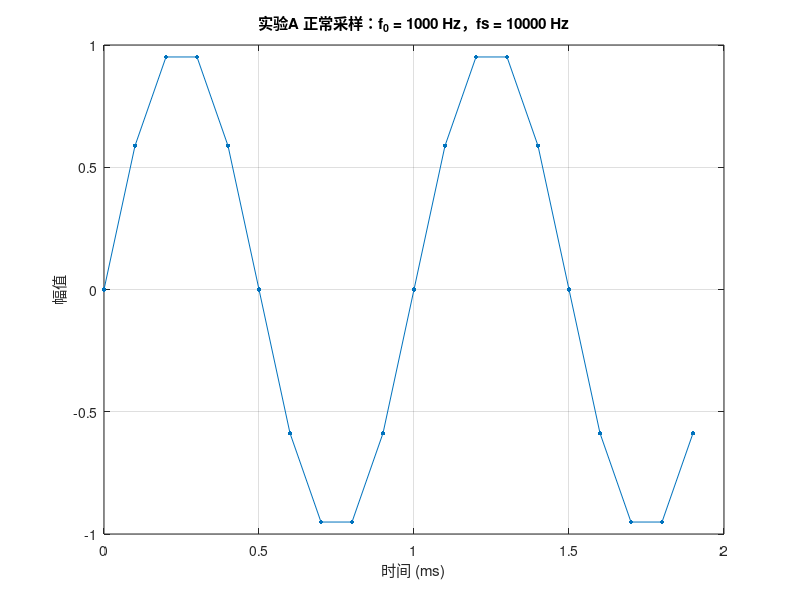

Reproduce this figure in MATLAB. (Note: this script raises an error after producing the figure.)
% clear; close all; clc;
% % 正常现象
% figure(1);
% f0 = 1000;          % 信号频率 (Hz)
% fs = 10000;         % 采样率 (Hz)
% T  = 2e-3;          % 观察时长 (s)
% 
% t = 0 : 1/fs : T-1/fs;   % ★ 时间轴必须这样构造
% x = sin(2*pi*f0*t);
% 
% plot(t*1e3, x, '.-');
% xlabel('时间 (ms)'); ylabel('幅值'); grid on;
% 
% %欠采样波形图
% figure(2);
% f0 = 1000;          % 信号频率 (Hz)
% fs = 1200;         % 采样率 (Hz)
% T  = 0.1;          % 观察时长 (s)
% 
% t = 0 : 1/fs : T-1/fs;   % ★ 时间轴必须这样构造
% x = sin(2*pi*f0*t);
% 
% plot(t*1e3, x, '.-');
% xlabel('时间 (ms)'); ylabel('幅值'); grid on;
% 
% %频谱图
% figure(3);
% N = 1024;
% X = fft(x, N) / N;          % 记得归一化，否则幅度随 N 变
% f = (0:N-1) * (fs/N);
% half = 1:N/2;
% plot(f(half), abs(X(half))); xlabel('频率 (Hz)'); ylabel('幅值');
% 
% %重合对比图
% figure(4);
% plot(t*1e3, x, 'o-', 'MarkerSize', 8); hold on;   % 欠采样得到的点
% plot(t*1e3,  sin(2*pi*200*t), 'x--');             % 真实 200 Hz —— 对不上
% plot(t*1e3, -sin(2*pi*200*t), 's:');              % 反相 200 Hz —— 会重合
% 
% %幻影频率 vs 采样率 锯齿曲线
% figure(5);
% fs_sweep = 200 : 5 : 10000;
% f_alias  = abs(f0 - round(f0 ./ fs_sweep) .* fs_sweep);
% plot(fs_sweep, f_alias);
% xlabel('采样率 fs (Hz)'); ylabel('混叠后看到的频率 (Hz)');


%% ===== 混叠演示 aliasing_demo.m =====
% 目的：演示采样定理、混叠现象、混叠的不可逆性
% 用法：直接运行；或只改下面"参数区"后重跑
% 作者 / 日期：<你的名字> / 2026.10

clear; close all; clc;

%% ---------- 参数区（只改这里）----------
f0       = 1000;      % 信号频率 (Hz)
fs_good  = 10000;     % 正常采样率 (Hz)，远高于奈奎斯特
fs_bad   = 1200;      % 欠采样率 (Hz)，低于奈奎斯特 2*f0 = 2000
T_short  = 2e-3;      % 短观察时长 (s)，用来看波形
T_long   = 0.1;       % 长观察时长 (s)，用来做频谱
N_fft    = 1024;      % FFT 点数
save_fig = false;     % 改成 true 就自动把图存成 png
% save_fig = true;     % 改成 true 就自动把图存成 png

%% ---------- 实验 A：正常采样 ----------
t_a = 0 : 1/fs_good : T_short - 1/fs_good;
x_a = sin(2*pi*f0*t_a);

figure(1);
plot(t_a*1e3, x_a, '.-', 'MarkerSize', 10);
xlabel('时间 (ms)'); ylabel('幅值');
title(sprintf('实验A 正常采样：f_0 = %d Hz，fs = %d Hz', f0, fs_good));
grid on;

%% ---------- 实验 B1：欠采样波形 ----------
t_b = 0 : 1/fs_bad : T_long - 1/fs_bad;
x_b = sin(2*pi*f0*t_b);

figure(2);
plot(t_b*1e3, x_b, '.-', 'MarkerSize', 10);
xlabel('时间 (ms)'); ylabel('幅值');
title(sprintf('实验B1 欠采样：f_0 = %d Hz，fs = %d Hz（奈奎斯特 = %d Hz）', f0, fs_bad, fs_bad/2));
   
grid on;

%% ---------- 实验 B2：频谱 ----------
X      = fft(x_b, N_fft) / length(x_b);
f_axis = (0:N_fft-1) * (fs_bad/N_fft);
half   = 1:N_fft/2;

figure(3);
plot(f_axis(half), abs(X(half)), 'LineWidth', 1.2);
xlabel('频率 (Hz)'); ylabel('幅值');
title(sprintf('实验B2 频谱：%d Hz 信号在 fs = %d Hz 下看起来是 %d Hz', f0, fs_bad, abs(f0-fs_bad)));
    
grid on; xlim([0 fs_bad/2]);

%% ---------- 实验 B3：混叠不可逆 ----------
f_alias = abs(f0 - fs_bad);        % 理论混叠频率

figure(4);
plot(t_b*1e3, x_b, 'o-', 'MarkerSize', 7, 'LineWidth', 1); hold on;
plot(t_b*1e3,  sin(2*pi*f_alias*t_b), 'x--', 'MarkerSize', 10);
plot(t_b*1e3, -sin(2*pi*f_alias*t_b), 's:', 'MarkerSize', 7);
hold off;
xlabel('时间 (ms)'); ylabel('幅值');
title(sprintf('实验B3 混叠不可逆：%d Hz 与 -%d Hz 采出同一组点', f0, f_alias));
legend('欠采样数据（来自 1000 Hz）', sprintf('+%d Hz（对不上）', f_alias), sprintf('-%d Hz（完全重合）', f_alias), 'Location', 'best');
    
grid on; xlim([0 10]);          % 只看前 10 ms，点太密反而看不清

%% ---------- 实验 C：幻影频率 vs 采样率 ----------
fs_sweep      = 200 : 5 : 10000;
f_alias_sweep = abs(f0 - round(f0 ./ fs_sweep) .* fs_sweep);

figure(5);
subplot(2,1,1);
plot(fs_sweep, f_alias_sweep);
xlabel('采样率 fs (Hz)'); ylabel('混叠频率 (Hz)');
title('线性坐标：锯齿集中在 fs < f_0 的区域'); grid on;

subplot(2,1,2);
semilogx(fs_sweep, f_alias_sweep);  %在**对数 X 轴**上，这些齿尖会**均匀隔开**
xlabel('采样率 fs (Hz，对数)'); ylabel('混叠频率 (Hz)');
title('对数坐标：齿尖在 fs = f_0/k 处等间距（此处混叠为 0，变成直流）'); grid on;
% `semilogx(x,y)`
% 和普通`plot`区别：
% - `plot`：X、Y 都是**线性坐标**（等距离代表等数值）
% - `semilogx`：**X 轴对数坐标，Y 轴线性坐标**

%% ---------- 一键保存图片 ----------
if save_fig
    fig_names = {'01_normal_sampling', '02_undersampling_waveform', ...
        '03_spectrum_200Hz',  '04_aliasing_irreversible', ...
        '05_alias_vs_fs'};
    for k = 1:5
        exportgraphics(figure(k), sprintf('%s.png', fig_names{k}), 'Resolution', 150);
    end
    disp('5 张图已保存到当前目录');
end
